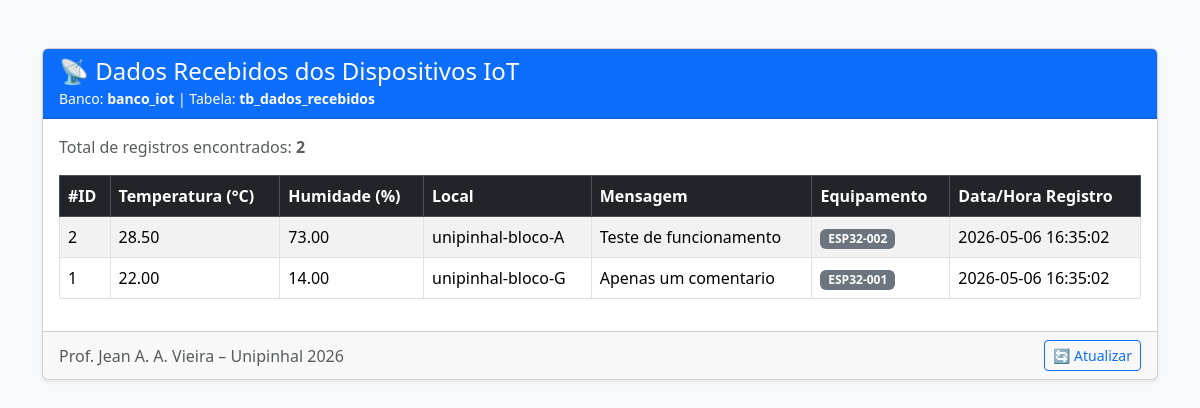
The app's page /002-coleta-dados-esp/lista_dados.php with its own data.
### tables this page shows
CREATE TABLE IF NOT EXISTS tb_dados_recebidos (

     
    id           INT(11)       NOT NULL AUTO_INCREMENT,

     
    temperatura  DECIMAL(5,2)  NOT NULL,

     
    humidade     DECIMAL(5,2)  NOT NULL,

     
    local        VARCHAR(100)  NOT NULL,

     
    mensagem     VARCHAR(255)  NOT NULL,

     
    equipamento  VARCHAR(50)   NOT NULL,

     
     
    dt_registro  DATETIME      NOT NULL,

     
    PRIMARY KEY (id)

);

### 002-coleta-dados-esp/lista_dados.php (the view, shortened to what this page needs)
<!DOCTYPE html>
<html lang="pt-br">
<head>
    <link href="https://cdn.jsdelivr.net/npm/bootstrap@5.3.3/dist/css/bootstrap.min.css" rel="stylesheet">
</head>
<body class="bg-light">
<div class="container mt-5">
    <div class="card shadow-sm">
        <div class="card-header bg-primary text-white">
            <h4 class="mb-0">📡 Dados Recebidos dos Dispositivos IoT</h4>
            <small>Banco: <strong>banco_iot</strong> | Tabela: <strong>tb_dados_recebidos</strong></small>
        </div>
        <div class="card-body">
<?php
$servername = "mysql-57";
$username   = "root";
$password   = "root";
$dbname     = "banco_iot";
$port       = 3306;
$conn = new mysqli($servername, $username, $password, $dbname, $port);
$sql    = "SELECT id, temperatura, humidade, local, mensagem, equipamento, dt_registro FROM tb_dados_recebidos ORDER BY id DESC";
$result = $conn->query($sql);
if ($result->num_rows > 0) {
?>
            <p class="text-muted mb-3">
                Total de registros encontrados: <strong><?php echo $result->num_rows; ?></strong>
            </p>
            <div class="table-responsive">
            <table class="table table-striped table-hover table-bordered align-middle">
                <thead class="table-dark">
                    <tr>
                        <th>#ID</th>
                        <th>Temperatura (°C)</th>
                        <th>Humidade (%)</th>
                        <th>Local</th>
                        <th>Mensagem</th>
                        <th>Equipamento</th>
                        <th>Data/Hora Registro</th>
                    </tr>
                </thead>
                <tbody>
<?php
    while ($row = $result->fetch_assoc()) {
?>
                    <tr>
                        <td><?php echo $row["id"]; ?></td>
                        <td><?php echo $row["temperatura"]; ?></td>
                        <td><?php echo $row["humidade"]; ?></td>
                        <td><?php echo $row["local"]; ?></td>
                        <td><?php echo $row["mensagem"]; ?></td>
                        <td>
                            <span class="badge bg-secondary"><?php echo $row["equipamento"]; ?></span>
                        </td>
                        <td><?php echo $row["dt_registro"]; ?></td>
                    </tr>
<?php
    }
?>
                </tbody>
            </table>
            </div>
<?php
} else {
    echo '<div class="alert alert-warning">Nenhum dado encontrado na tabela <strong>tb_dados_recebidos</strong>. Aguardando envio do ESP32...</div>';
}
?>
        </div>
        <div class="card-footer text-muted d-flex justify-content-between align-items-center">
            <span>Prof. Jean A. A. Vieira – Unipinhal 2026</span>
            <a href="lista_dados.php" class="btn btn-sm btn-outline-primary">🔄 Atualizar</a>
        </div>
    </div>
</div>
</body>
</html>

### records on screen
tb_dados_recebidos: id "2", temperatura "28.50", humidade "73.00", local "unipinhal-bloco-A", mensagem "Teste de funcionamento", equipamento "ESP32-002", dt_registro "2026-05-06 16:35:02"
tb_dados_recebidos: id "1", temperatura "22.00", humidade "14.00", local "unipinhal-bloco-G", mensagem "Apenas um comentario", equipamento "ESP32-001", dt_registro "2026-05-06 16:35:02"

### other values on screen
$result->num_rows "2"
